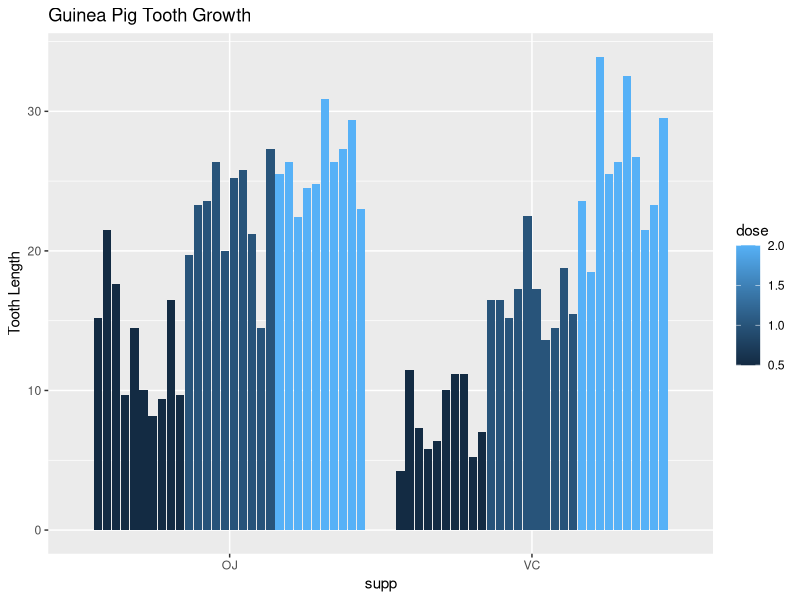

The R script that drew this image:
library(dplyr)
library(ggplot2)

# Let's look at guinea pig tooth growth!

data(ToothGrowth)

?ToothGrowth

ggplot(data = ToothGrowth, aes(x = supp, y = len)) +
  geom_col(aes(fill = dose), position = "dodge2") +
  labs(title = "Guinea Pig Tooth Growth",
       y = "Tooth Length")

# I'd better start giving my guinea pigs some oj...